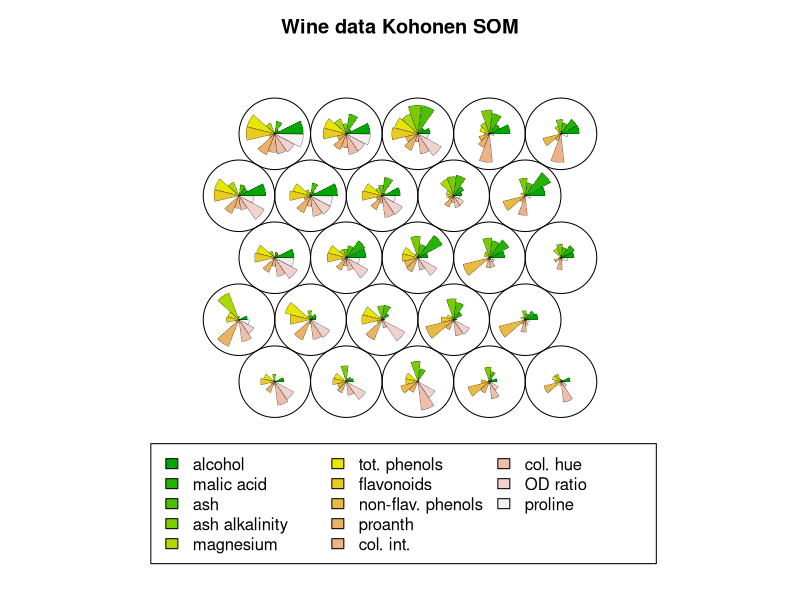
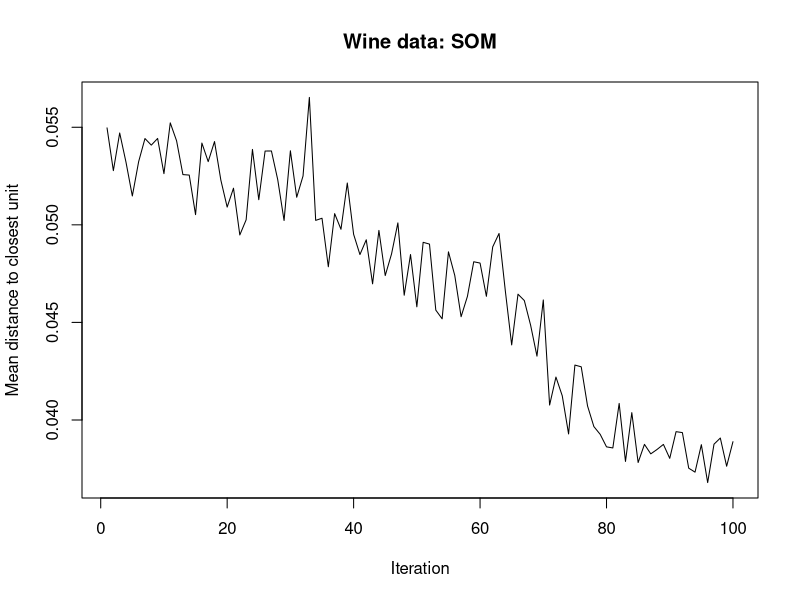

Here is the R script that generated these plots, in order:
#Aprendizaje no supervisado en redes neuronales 

# ==== Kohonen SOM - RNA sin supervisión ====
library(kohonen)

data("wines")
str(wines)
head(wines)
View(wines)

set.seed(1)
som.wines=som(scale(wines), grid=somgrid(5,5,"hexagonal"))
som.wines
dim(getCodes(som.wines))

plot(som.wines, main = "Wine data Kohonen SOM")
par(mfrow=c(1,1))
plot(som.wines, type = "changes", main="Wine data: SOM")

training=sample(nrow(wines),150)
Xtraining=scale(wines[training,])
Xtest=scale(wines[-training,],
  center=attr(Xtraining,"scaled:center"),
  scale=attr(Xtraining,"scaled:scale"))

trainingdata=list(measurements=Xtraining,
                  vintages=vintages[training])
testdata=list(measurements=Xtest,vintages=vintages[-training])

mygrid=somgrid(5,5,"hexagonal")
som.wines=supersom(trainingdata,grid = mygrid)

som.prediction=predict(som.wines, newdata = testdata)
table(vintages[-training], som.prediction$predictions[["vintages"]])





#xd
